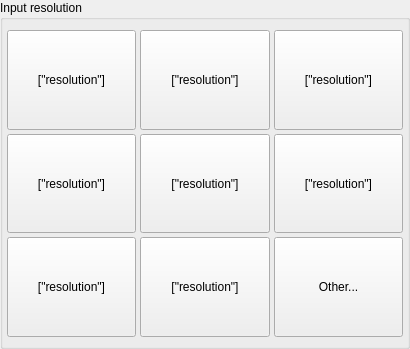
<?xml version="1.0" encoding="UTF-8"?>
<ui version="4.0">
 <class>control_panel::capture::InputResolution</class>
 <widget class="QWidget" name="ControlPanel_Capture_InputResolution">
  <property name="geometry">
   <rect>
    <x>0</x>
    <y>0</y>
    <width>410</width>
    <height>349</height>
   </rect>
  </property>
  <property name="focusPolicy">
   <enum>Qt::ClickFocus</enum>
  </property>
  <property name="windowTitle">
   <string>Dialog</string>
  </property>
  <layout class="QVBoxLayout" name="verticalLayout_2">
   <property name="spacing">
    <number>6</number>
   </property>
   <property name="leftMargin">
    <number>0</number>
   </property>
   <property name="topMargin">
    <number>0</number>
   </property>
   <property name="rightMargin">
    <number>0</number>
   </property>
   <property name="bottomMargin">
    <number>0</number>
   </property>
   <item>
    <widget class="QGroupBox" name="groupBox">
     <property name="title">
      <string>Input resolution</string>
     </property>
     <layout class="QVBoxLayout" name="verticalLayout">
      <property name="spacing">
       <number>9</number>
      </property>
      <property name="leftMargin">
       <number>4</number>
      </property>
      <property name="topMargin">
       <number>10</number>
      </property>
      <property name="rightMargin">
       <number>4</number>
      </property>
      <property name="bottomMargin">
       <number>9</number>
      </property>
      <item>
       <widget class="QFrame" name="frame_inputForceButtons">
        <property name="sizePolicy">
         <sizepolicy hsizetype="Preferred" vsizetype="Expanding">
          <horstretch>0</horstretch>
          <verstretch>0</verstretch>
         </sizepolicy>
        </property>
        <property name="frameShape">
         <enum>QFrame::NoFrame</enum>
        </property>
        <property name="frameShadow">
         <enum>QFrame::Plain</enum>
        </property>
        <layout class="QGridLayout" name="gridLayout">
         <property name="leftMargin">
          <number>0</number>
         </property>
         <property name="topMargin">
          <number>0</number>
         </property>
         <property name="rightMargin">
          <number>0</number>
         </property>
         <property name="bottomMargin">
          <number>0</number>
         </property>
         <property name="spacing">
          <number>4</number>
         </property>
         <item row="1" column="1">
          <widget class="QPushButton" name="pushButton_inputForce_5">
           <property name="sizePolicy">
            <sizepolicy hsizetype="Minimum" vsizetype="Expanding">
             <horstretch>0</horstretch>
             <verstretch>0</verstretch>
            </sizepolicy>
           </property>
           <property name="text">
            <string>[&quot;resolution&quot;]</string>
           </property>
           <property name="resolution" stdset="0">
            <size>
             <width>720</width>
             <height>400</height>
            </size>
           </property>
           <property name="button_idx" stdset="0">
            <number>5</number>
           </property>
          </widget>
         </item>
         <item row="2" column="1">
          <widget class="QPushButton" name="pushButton_inputForce_2">
           <property name="sizePolicy">
            <sizepolicy hsizetype="Minimum" vsizetype="Expanding">
             <horstretch>0</horstretch>
             <verstretch>0</verstretch>
            </sizepolicy>
           </property>
           <property name="text">
            <string>[&quot;resolution&quot;]</string>
           </property>
           <property name="resolution" stdset="0">
            <size>
             <width>1024</width>
             <height>768</height>
            </size>
           </property>
           <property name="button_idx" stdset="0">
            <number>2</number>
           </property>
          </widget>
         </item>
         <item row="0" column="0">
          <widget class="QPushButton" name="pushButton_inputForce_7">
           <property name="sizePolicy">
            <sizepolicy hsizetype="Minimum" vsizetype="Expanding">
             <horstretch>0</horstretch>
             <verstretch>0</verstretch>
            </sizepolicy>
           </property>
           <property name="text">
            <string>[&quot;resolution&quot;]</string>
           </property>
           <property name="resolution" stdset="0">
            <size>
             <width>320</width>
             <height>240</height>
            </size>
           </property>
           <property name="button_idx" stdset="0">
            <number>7</number>
           </property>
          </widget>
         </item>
         <item row="0" column="1">
          <widget class="QPushButton" name="pushButton_inputForce_8">
           <property name="sizePolicy">
            <sizepolicy hsizetype="Minimum" vsizetype="Expanding">
             <horstretch>0</horstretch>
             <verstretch>0</verstretch>
            </sizepolicy>
           </property>
           <property name="text">
            <string>[&quot;resolution&quot;]</string>
           </property>
           <property name="resolution" stdset="0">
            <size>
             <width>400</width>
             <height>300</height>
            </size>
           </property>
           <property name="button_idx" stdset="0">
            <number>8</number>
           </property>
          </widget>
         </item>
         <item row="0" column="2">
          <widget class="QPushButton" name="pushButton_inputForce_9">
           <property name="sizePolicy">
            <sizepolicy hsizetype="Minimum" vsizetype="Expanding">
             <horstretch>0</horstretch>
             <verstretch>0</verstretch>
            </sizepolicy>
           </property>
           <property name="text">
            <string>[&quot;resolution&quot;]</string>
           </property>
           <property name="resolution" stdset="0">
            <size>
             <width>512</width>
             <height>384</height>
            </size>
           </property>
           <property name="button_idx" stdset="0">
            <number>9</number>
           </property>
          </widget>
         </item>
         <item row="2" column="0">
          <widget class="QPushButton" name="pushButton_inputForce_1">
           <property name="sizePolicy">
            <sizepolicy hsizetype="Minimum" vsizetype="Expanding">
             <horstretch>0</horstretch>
             <verstretch>0</verstretch>
            </sizepolicy>
           </property>
           <property name="text">
            <string>[&quot;resolution&quot;]</string>
           </property>
           <property name="resolution" stdset="0">
            <size>
             <width>800</width>
             <height>600</height>
            </size>
           </property>
           <property name="button_idx" stdset="0">
            <number>1</number>
           </property>
          </widget>
         </item>
         <item row="1" column="0">
          <widget class="QPushButton" name="pushButton_inputForce_4">
           <property name="sizePolicy">
            <sizepolicy hsizetype="Minimum" vsizetype="Expanding">
             <horstretch>0</horstretch>
             <verstretch>0</verstretch>
            </sizepolicy>
           </property>
           <property name="text">
            <string>[&quot;resolution&quot;]</string>
           </property>
           <property name="resolution" stdset="0">
            <size>
             <width>640</width>
             <height>400</height>
            </size>
           </property>
           <property name="button_idx" stdset="0">
            <number>4</number>
           </property>
          </widget>
         </item>
         <item row="1" column="2">
          <widget class="QPushButton" name="pushButton_inputForce_6">
           <property name="sizePolicy">
            <sizepolicy hsizetype="Minimum" vsizetype="Expanding">
             <horstretch>0</horstretch>
             <verstretch>0</verstretch>
            </sizepolicy>
           </property>
           <property name="text">
            <string>[&quot;resolution&quot;]</string>
           </property>
           <property name="resolution" stdset="0">
            <size>
             <width>640</width>
             <height>480</height>
            </size>
           </property>
           <property name="button_idx" stdset="0">
            <number>6</number>
           </property>
          </widget>
         </item>
         <item row="2" column="2">
          <widget class="QPushButton" name="pushButton_setCustomResolution">
           <property name="sizePolicy">
            <sizepolicy hsizetype="Minimum" vsizetype="Expanding">
             <horstretch>0</horstretch>
             <verstretch>0</verstretch>
            </sizepolicy>
           </property>
           <property name="text">
            <string>Other...</string>
           </property>
           <property name="button_idx" stdset="0">
            <number>3</number>
           </property>
          </widget>
         </item>
        </layout>
       </widget>
      </item>
     </layout>
    </widget>
   </item>
  </layout>
 </widget>
 <tabstops>
  <tabstop>pushButton_inputForce_7</tabstop>
  <tabstop>pushButton_inputForce_8</tabstop>
  <tabstop>pushButton_inputForce_9</tabstop>
  <tabstop>pushButton_inputForce_4</tabstop>
  <tabstop>pushButton_inputForce_5</tabstop>
  <tabstop>pushButton_inputForce_6</tabstop>
  <tabstop>pushButton_inputForce_1</tabstop>
  <tabstop>pushButton_inputForce_2</tabstop>
  <tabstop>pushButton_setCustomResolution</tabstop>
 </tabstops>
 <resources/>
 <connections/>
</ui>
